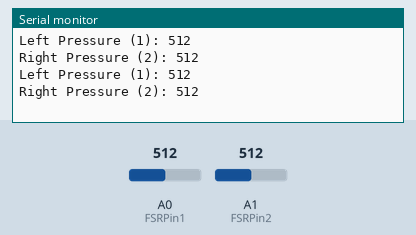
The sketch below on a simulated Arduino Uno, built with avr-gcc and run on an emulated ATmega328P. On the bench: the last lines printed to the serial monitor. The test bench sets the inputs (shaded band); at power-on: A0 (FSRPin1) = 512, A1 (FSRPin2) = 512.

Above: at 1.8 s.
1.9 s: A0 (FSRPin1) set to 716
At 2.5 s:
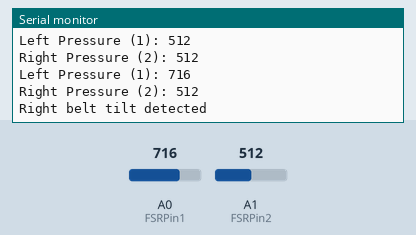
4.5 s: A1 (FSRPin2) set to 900
At 5.9 s:
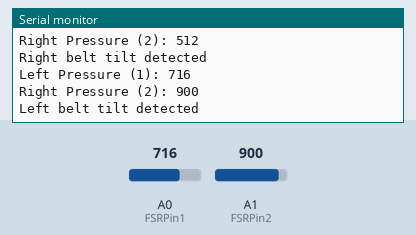
7.5 s: A1 (FSRPin2) set to 1023
At 8.8 s:
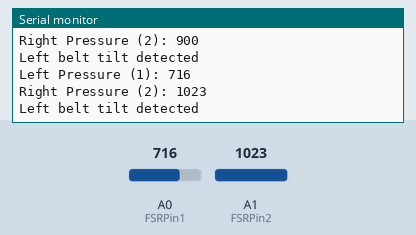
9.0 s: A1 (FSRPin2) set to 140
At 9.5 s:
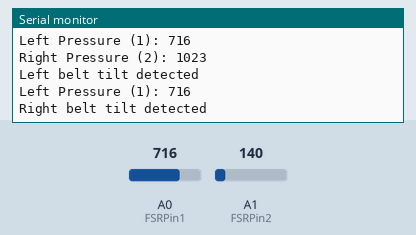
13.1 s: A0 (FSRPin1) set to 900
At 13.9 s:
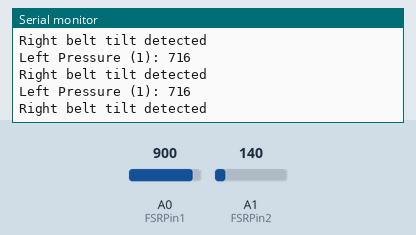
Timing chart, 0 to 15.6 s (numbered marks = the images above; inputs shaded):
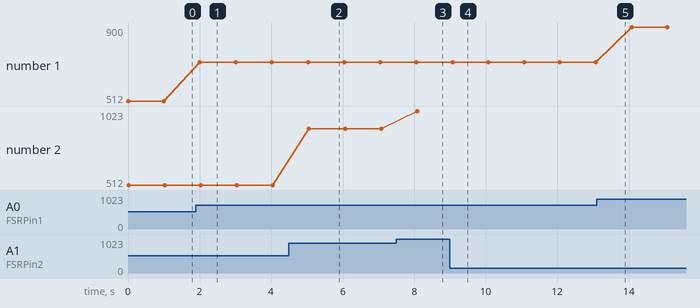

The sketch:

psi_sensor.ino
```cpp
const int FSRPin1 = A0;
const int FSRPin2 = A1;
int q;

void setup() {
  Serial.begin(9600);
}

void loop() {
  int pressure_L = analogRead(FSRPin1);
  int pressure_R = analogRead(FSRPin2);

  if (pressure_L > 150) {
    Serial.print("Left Pressure (1): ");
    Serial.println(pressure_L);
  }

  if (pressure_R > 150) {
    Serial.print("Right Pressure (2): ");
    Serial.println(pressure_R);
  }

  if (pressure_L - q > pressure_R + q) {
    Serial.println("Right belt tilt detected");
  }

  if (pressure_L + q < pressure_R - q) {
    Serial.println("Left belt tilt detected");
  }

  delay(1000);
}
```

Measured:
- after the input at 1.9 s, the serial monitor: prints a new line after 0.10 s (image 1)
- after the input at 4.5 s, the serial monitor: prints a new line after 0.56 s (image 2)
- after the input at 7.5 s, the serial monitor: prints a new line after 0.59 s (image 3)
- after the input at 9.0 s, the serial monitor: prints a new line after 0.10 s (image 4)
- plotted number 1: 512 → 716 after the input at 1.9 s, 716 → 900 after the input at 13.1 s
- plotted number 2: 512 → 900 after the input at 4.5 s, 900 → 1023 after the input at 7.5 s
